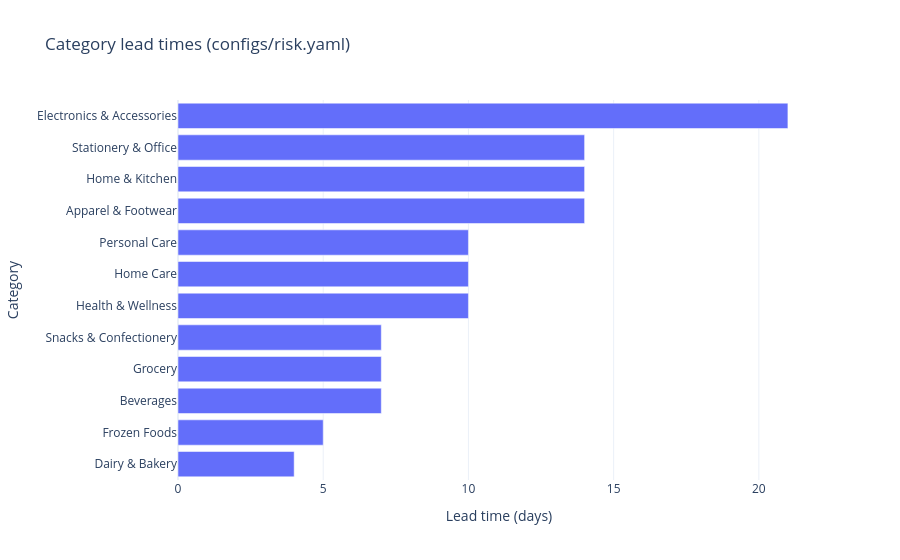

Notebook source saved alongside this figure:
### Markdown cell above
## 4. Inventory Health

Snapshot statistics only — `sku_inventory_flags.csv` remains an out-of-sample evaluation resource.

### Code cell
print(f'records: {len(inventory):,}')
print(f'mean stock: {inventory["stock_on_hand"].mean():.2f} | median: {inventory["stock_on_hand"].median():.1f}')
print(f'outages (stock <= 0): {(inventory["stock_on_hand"] <= 0).sum():,}')

lead = inventory.groupby('category')['lead_time_days'].first().sort_values()
fig = px.bar(x=lead.values, y=lead.index, orientation='h',
             labels={'x': 'Lead time (days)', 'y': 'Category'},
             title='Category lead times (configs/risk.yaml)')
fig.update_layout(template='plotly_white')
fig.show()

### Figure 1 — Plotly figure (JSON) as saved in the notebook; plotly's stock layout.template omitted (floating-point values rounded to 4 significant figures)
{"data": [{"hovertemplate": "Lead time (days)=%{x}<br>Category=%{y}<extra></extra>", "legendgroup": "", "marker": {"color": "#636efa", "pattern": {"shape": ""}}, "name": "", "orientation": "h", "showlegend": false, "textposition": "auto", "type": "bar", "x": [4, 5, 7, 7, 7, 10, 10, 10, 14, 14, 14, 21], "xaxis": "x", "y": ["Dairy & Bakery", "Frozen Foods", "Beverages", "Grocery", "Snacks & Confectionery", "Health & Wellness", "Home Care", "Personal Care", "Apparel & Footwear", "Home & Kitchen", "Stationery & Office", "Electronics & Accessories"], "yaxis": "y"}], "layout": {"barmode": "relative", "legend": {"tracegroupgap": 0}, "title": {"text": "Category lead times (configs/risk.yaml)"}, "xaxis": {"anchor": "y", "domain": [0, 1], "title": {"text": "Lead time (days)"}}, "yaxis": {"anchor": "x", "domain": [0, 1], "title": {"text": "Category"}}}}
